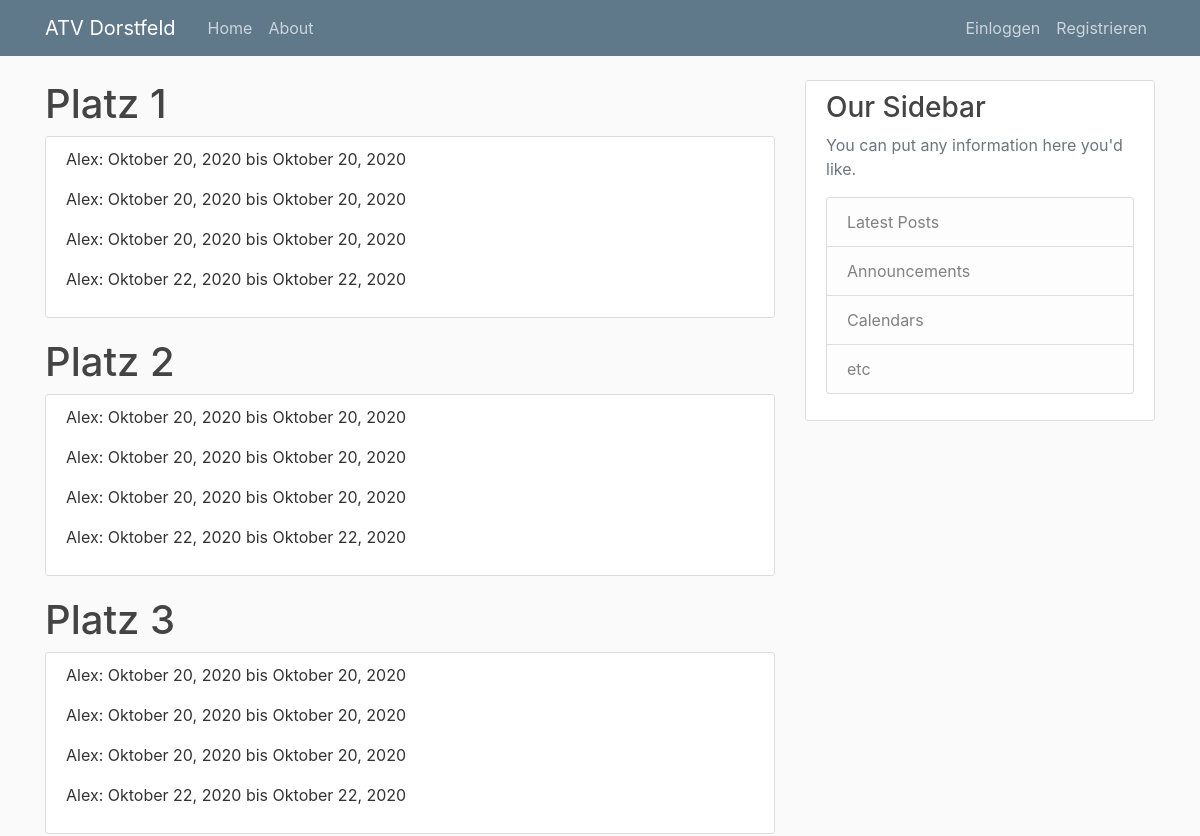
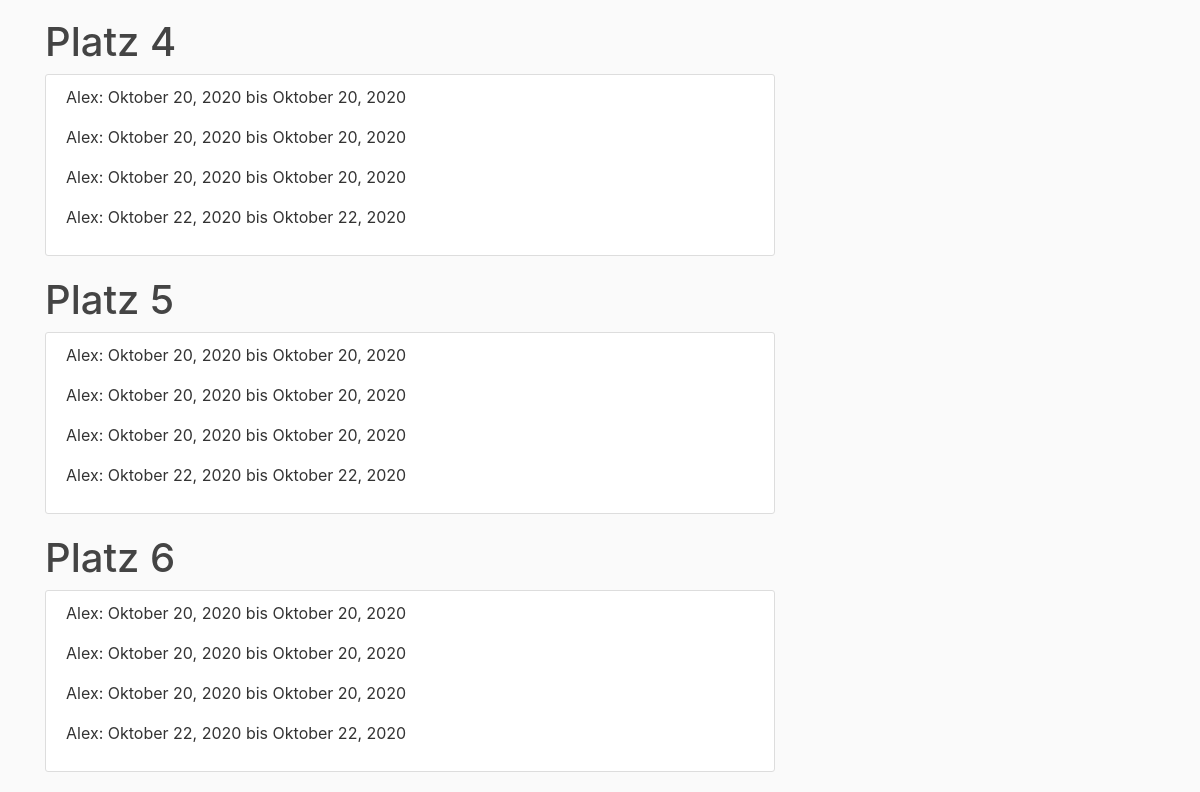
The app's page /, older data (2 pictures, top to bottom).
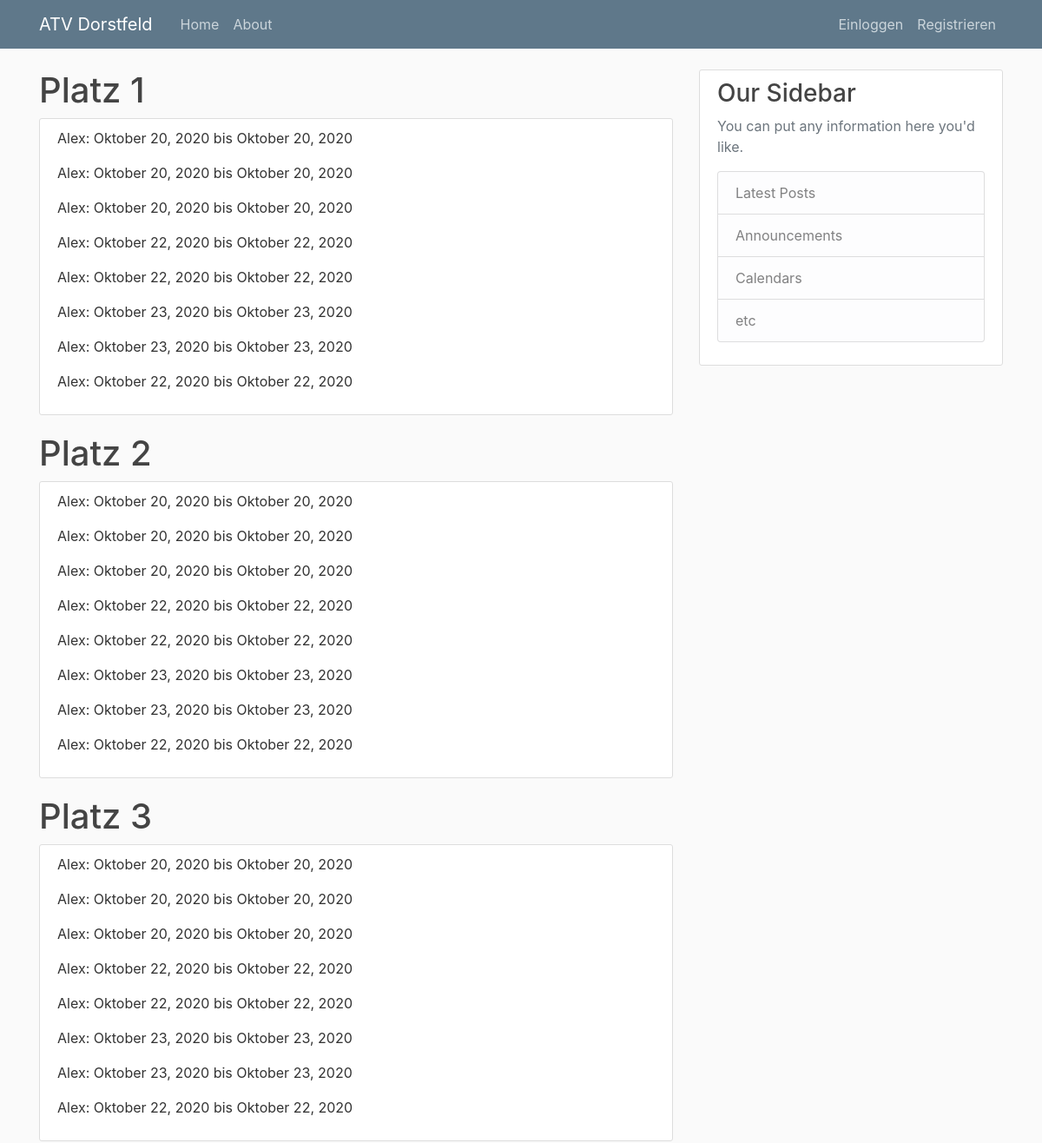
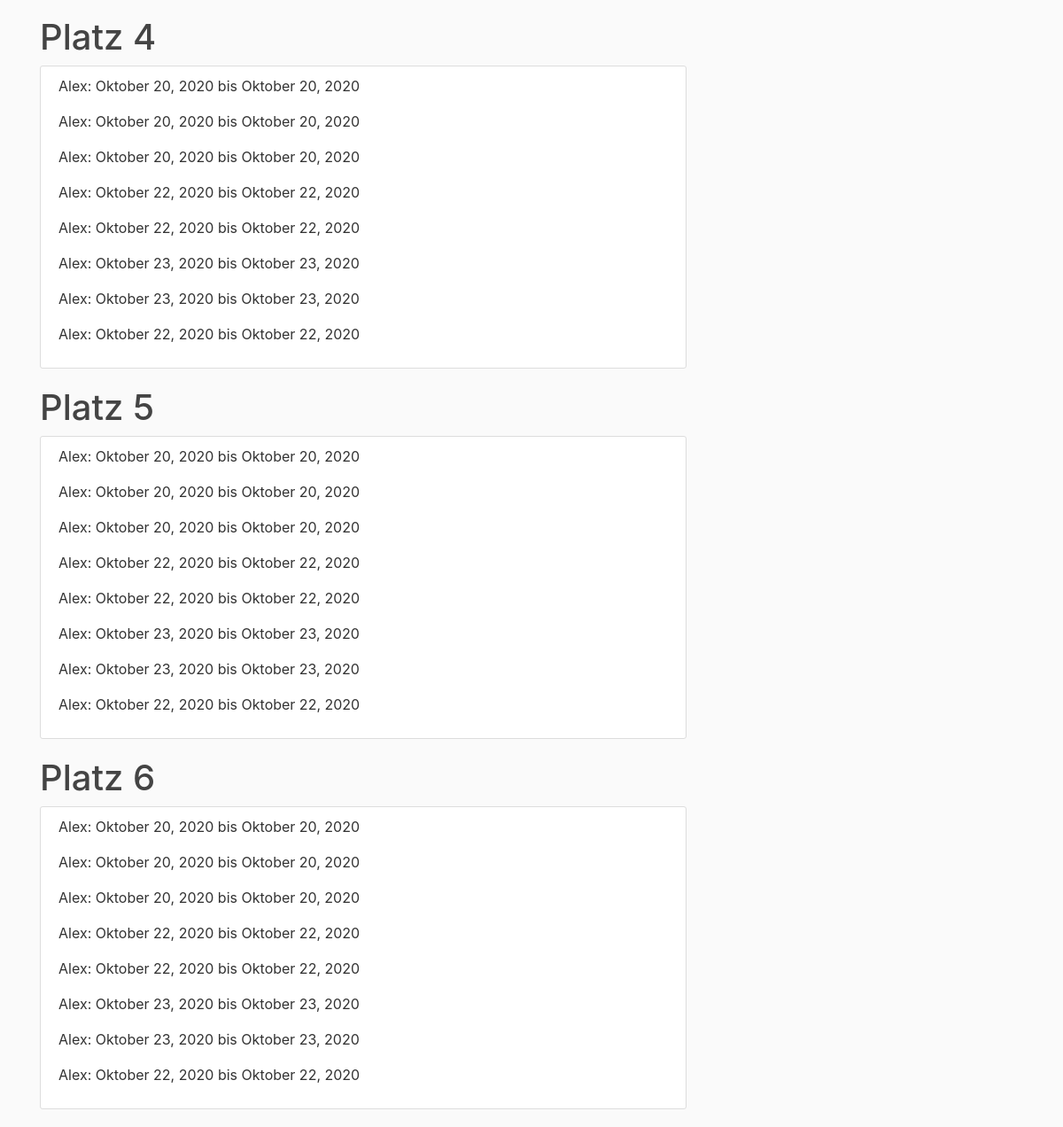
The same page, newer data (2 pictures, top to bottom).
### courts/model.py (models this page shows, shortened)
class Court(models.Model):
    title = models.CharField(max_length=100)
    used = models.BooleanField(default=False)
    double_field = models.BooleanField(default=True)
    full_hour = models.BooleanField(default=True)

class Reservation(models.Model):
    court = models.ForeignKey(Court, on_delete=models.CASCADE)
    author = models.ForeignKey(User, on_delete=models.CASCADE, null=True)
    start_datetime = models.DateTimeField()
    end_datetime = models.DateTimeField()

### courts/views.py (the view)
# urls.py: path('', CourtsListView.as_view(), name='courts-home'),
class CourtsListView(ListView):
    model = Court
    template_name = 'courts/home.html'
    context_object_name = 'courts'
    def get_context_data(self, **kwargs):
        context = super(CourtsListView, self).get_context_data(**kwargs)
        context.update({
            'courts': Court.objects.all(),
            'reservations': Reservation.objects.all(),
        })
        return context

### courts/templates/courts/home.html (shortened to what this page needs)
{% extends "courts/base.html" %}
{% block content %}
{% for court in courts %}
<h1>{{ court.title }}</h1>
<article class="media content-section">
    <div class="media-body">
        {% for reservation in reservations %}
        <p class="article-content">{{ reservation.author }}: {{reservation.start_datetime|date:"F d, Y"}} bis {{reservation.end_datetime|date:"F d, Y"}}</p>
        {% endfor %}
    </div>
</article>
{% endfor %}
{% endblock content %}

Row changes from the older to the newer data that the page shows:
added Reservation: author "Alex", start_datetime "Oktober 22, 2020", end_datetime "Oktober 22, 2020"
added Reservation: author "Alex", start_datetime "Oktober 23, 2020", end_datetime "Oktober 23, 2020"
added Reservation: author "Alex", start_datetime "Oktober 23, 2020", end_datetime "Oktober 23, 2020"
added Reservation: author "Alex", start_datetime "Oktober 22, 2020", end_datetime "Oktober 22, 2020"
